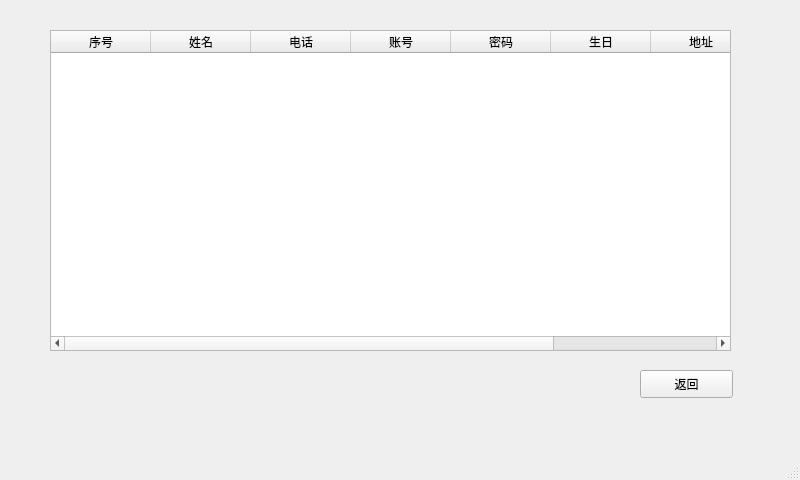
<?xml version="1.0" encoding="UTF-8"?>
<ui version="4.0">
 <class>mange_owner</class>
 <widget class="QMainWindow" name="mange_owner">
  <property name="geometry">
   <rect>
    <x>0</x>
    <y>0</y>
    <width>800</width>
    <height>480</height>
   </rect>
  </property>
  <property name="windowTitle">
   <string>MainWindow</string>
  </property>
  <widget class="QWidget" name="centralwidget">
   <widget class="QPushButton" name="back">
    <property name="geometry">
     <rect>
      <x>640</x>
      <y>370</y>
      <width>93</width>
      <height>28</height>
     </rect>
    </property>
    <property name="text">
     <string>返回</string>
    </property>
   </widget>
   <widget class="QTableWidget" name="tableWidget">
    <property name="geometry">
     <rect>
      <x>50</x>
      <y>30</y>
      <width>681</width>
      <height>321</height>
     </rect>
    </property>
    <column>
     <property name="text">
      <string>序号</string>
     </property>
    </column>
    <column>
     <property name="text">
      <string>姓名</string>
     </property>
    </column>
    <column>
     <property name="text">
      <string>电话</string>
     </property>
    </column>
    <column>
     <property name="text">
      <string>账号</string>
     </property>
    </column>
    <column>
     <property name="text">
      <string>密码</string>
     </property>
    </column>
    <column>
     <property name="text">
      <string>生日</string>
     </property>
    </column>
    <column>
     <property name="text">
      <string>地址</string>
     </property>
    </column>
    <column>
     <property name="text">
      <string>RFID</string>
     </property>
    </column>
   </widget>
  </widget>
  <widget class="QMenuBar" name="menubar">
   <property name="geometry">
    <rect>
     <x>0</x>
     <y>0</y>
     <width>800</width>
     <height>26</height>
    </rect>
   </property>
  </widget>
  <widget class="QStatusBar" name="statusbar"/>
 </widget>
 <resources/>
 <connections/>
</ui>
